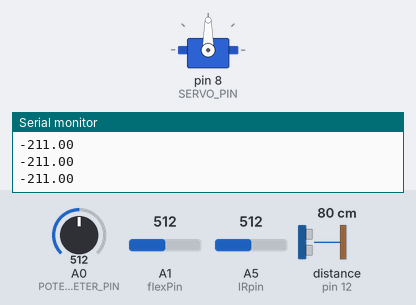
Simulated run of this sketch. Board: Arduino Uno, built with avr-gcc and run on an emulated ATmega328P. Parts: servo, the last lines printed to the serial monitor. Wiring (inferred from the names in the program): ultrasonic range finder: trigger pin 13; echo pin 12. The inputs (shaded band) are chosen by the test bench; at power-on: A1 (flexPin) = 512, A0 (POTENTIOMETER_PIN) = 512, A5 (IRpin) = 512, distance to the obstacle (sensor on pin 12) 80 cm. The echo pulse lasts 58.3 µs per cm.

Above: at 1.2 s.
1.3 s: A1 (flexPin) set to 699
2.8 s: A1 (flexPin) set to 714
At 3.1 s:
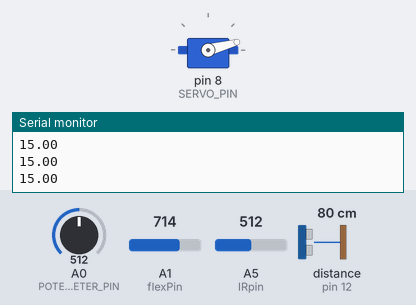
4.3 s: A1 (flexPin) set to 992
At 4.8 s:
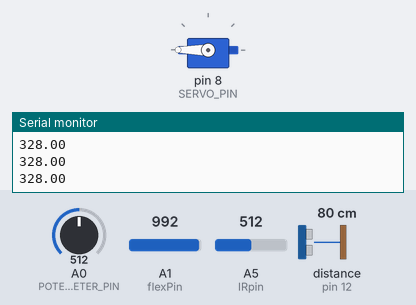
Timing chart, 0 to 7.3 s (numbered marks = the images above; inputs shaded):
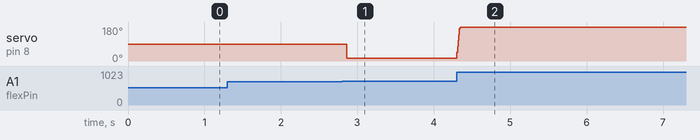

Measured:
- the behaviour switches between 713 and 714 on A1 (flexPin) (found by bisection; images 0 and 1)
- after the input at 2.8 s, servo on pin 8 (SERVO_PIN): 90° → 15° after 0.06 s
- after the input at 4.3 s, servo on pin 8 (SERVO_PIN): 15° → 180° at once

The sketch:

sensors.ino
```cpp
//IR sensor, Ultrasonic (not use this anymore), flex sensor
#define WINDOW_SIZE_IR 10
#define WINDOW_SIZE_Flex 10
#define WINDOW_SIZE_Ultra 10
#define WINDOW_SIZE_Pot 10

#include <Servo.h>

int triggerPin = 13;  // for ultrasonic sensor
int echoPin = 12; // for ultrasonic sensor

int flexPin = A1; // flex sensor
int IRpin = A5; // IR sensor

int POTENTIOMETER_PIN = A0; // for potentiometer


const int SERVO_PIN = 8; // for servo motor
Servo servo;

// average filtering variables
int readingsIR[WINDOW_SIZE_IR];
int readingsFlex[WINDOW_SIZE_Flex];
int readingsUltra[WINDOW_SIZE_Ultra];
int readingsPot[WINDOW_SIZE_Pot];
int sumIR = 0;
int sumFlex = 0;
int sumUltra = 0;
int sumPot = 0;
int indexIR = 0;
int indexFlex = 0;
int indexUltra = 0;
int indexPot = 0;

int avgFilterIR(int reading)
{
  sumIR -= readingsIR[indexIR];  // remove the earliest reading
  readingsIR[indexIR] = reading;  // update the reading array
  sumIR += readingsIR[indexIR];   // add new reading to the sum
  indexIR = (indexIR+1) % WINDOW_SIZE_IR;   // move the “index” pointer to the next
  return sumIR/WINDOW_SIZE_IR;
}

int avgFilterUltra(int reading)
{
  //Serial.println(readingsUltra[1]);
  //Serial.println(indexUltra);
  sumUltra -= readingsUltra[indexUltra];  // remove the earliest reading
  readingsUltra[indexUltra] = reading;  // update the reading array
  sumUltra += readingsUltra[indexUltra];   // add new reading to the sum
  indexUltra = (indexUltra+1) % WINDOW_SIZE_Ultra;   // move the “index” pointer to the next
  return sumUltra/WINDOW_SIZE_Ultra;
}

int avgFilterFlex(int reading)
{
  //Serial.println(readingsFlex[1]);
  //Serial.println(indexFlex);
  sumFlex -= readingsFlex[indexFlex];  // remove the earliest reading
  readingsFlex[indexFlex] = reading;  // update the reading array
  sumFlex += readingsFlex[indexFlex];   // add new reading to the sum
  indexFlex = (indexFlex+1) % WINDOW_SIZE_Flex;   // move the “index” pointer to the next
  return sumFlex/WINDOW_SIZE_Flex;
}

int avgFilterPot(int reading)
{
  //Serial.println(readingsPot[1]);
  //Serial.println(indexPot);
  sumPot -= readingsPot[indexPot];  // remove the earliest reading
  readingsPot[indexPot] = reading;  // update the reading array
  sumPot += readingsPot[indexPot];   // add new reading to the sum
  indexPot = (indexPot+1) % WINDOW_SIZE_Pot;   // move the “index” pointer to the next
  return sumPot/WINDOW_SIZE_Pot;
}


void setup(void) {
  Serial.begin(9600);
  pinMode(SERVO_PIN,OUTPUT);
  servo.attach(SERVO_PIN);
  pinMode(triggerPin, OUTPUT);
  pinMode(echoPin, INPUT);
  //for (int i=0; i< WINDOW_SIZE_IR; i++){
  //  readingsIR[i] = 0;
  //}

}

void loop(void) {
  unsigned long StartTime = millis();
  // IR sensor
  int reading = analogRead(IRpin);
  //int average = avgFilterIR(reading);
  int average = reading;
  //Serial.println(average);
  float voltage = (average/1024.0)*5;
  float dist = 50.6/(voltage-0.173);   // cm
  //Serial.println(dist);


  // Ultrasonic sensor
  digitalWrite(triggerPin, LOW);
  delayMicroseconds(2);
  // Hold trigger for 10 microseconds, which is signal for sensor to measure distance.
  digitalWrite(triggerPin, HIGH);
  delayMicroseconds(10);
  digitalWrite(triggerPin, LOW);
  unsigned long durationMicroSec = pulseIn(echoPin, HIGH);
  int avgDurationMicroSec = avgFilterUltra((int) durationMicroSec);
  double distanceCm = avgDurationMicroSec / 2.0 * 0.0340;  // 340m/s  0.0340cm/microsec

  //Potentiometer
  int analogValuePot = analogRead(POTENTIOMETER_PIN);
  int avgValuePot= avgFilterPot(analogValuePot);
  float anglePot = map(avgValuePot, 0, 1024, 0, 180.0);
  //servo.write(avgValuePot/5.71);


  // Flex sensor  (resistance VS force)
  // https://www.tinkercad.com/things/g7jKPpMlgkY-powerful-blorr-gaaris/editel
  // All the flex sensor + servo motor code is in the above simulation circuit

  int val = analogRead(flexPin);  // 707-880 -> 3.45V-4.29V (0-1023 -> 0-5V) . R = 10k . Rx = 22k to 60k
  int avg = avgFilterFlex(val);
  float angleFlex = map(avg, 700, 860, 0, 180.0);

  //threshold between flex sensor and potentiometer
  //to control the servomotor
  if (angleFlex < 15.0){
    servo.write(anglePot);
  }else{
    servo.write(angleFlex);
  }

  unsigned long CurrentTime = millis();

  unsigned long ElapsedTime = CurrentTime - StartTime;

  //Serial.println(ElapsedTime);
  Serial.println(angleFlex);


}
```
